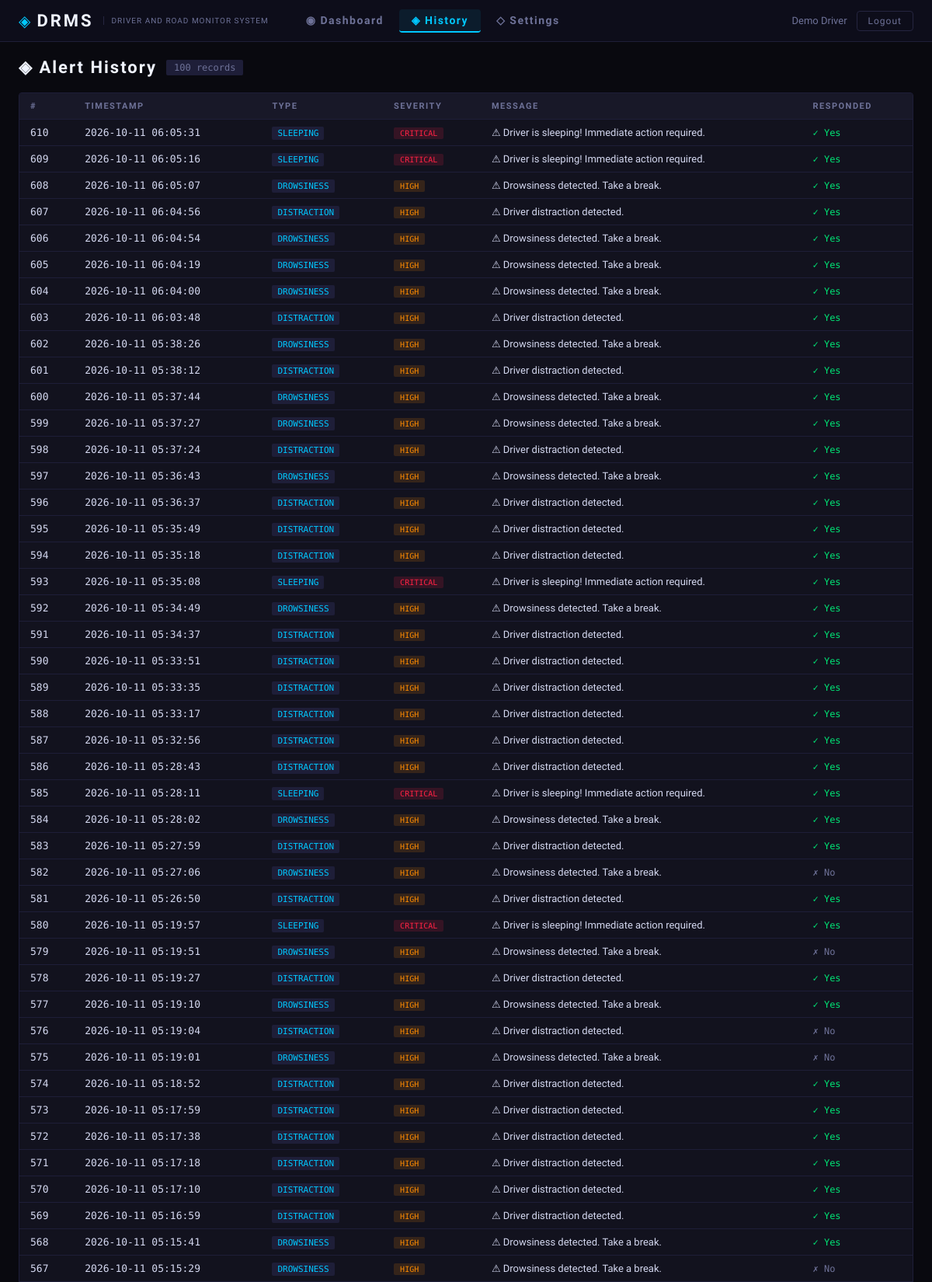
Screenshot of /history (signed in, upper part) with the database file from the repository.
### database/db.py (models this page shows)
class Alert(Base):
    __tablename__ = 'alerts'
    id         = Column(Integer, primary_key=True)
    alert_type = Column(String(50), nullable=False)   # e.g. 'DROWSINESS', 'LANE_DEVIATION'
    severity   = Column(String(20), nullable=False)   # 'LOW', 'MEDIUM', 'HIGH', 'CRITICAL'
    message    = Column(Text)
    timestamp  = Column(DateTime, default=datetime.utcnow)
    responded  = Column(Boolean, default=False)
    emergency_messages = relationship('EmergencyMessage', back_populates='alert', cascade='all, delete')

### app.py (the view)
@app.route('/history')
def history():
    if 'user_id' not in session:
        return redirect(url_for('login'))
    alerts = get_alert_history(limit=100)
    return render_template('history.html', alerts=alerts,
                           user_name=session.get('user_name', 'Driver'))

### database/db.py (called while the page is built)
def get_db():
    return SessionLocal()

def get_alert_history(limit: int = 50):
    db = get_db()
    try:
        return (db.query(Alert)
                  .order_by(Alert.timestamp.desc())
                  .limit(limit)
                  .all())
    finally:
        db.close()

### templates/history.html (shortened to what this page needs)
{% extends "base.html" %}
{% block content %}
<div class="page-header">
  <h2>◈ Alert History</h2>
  <span class="record-count">{{ alerts|length }} records</span>
</div>
<div class="history-table-wrap">
  <table class="history-table">
    <thead>
      <tr>
        <th>#</th>
        <th>Timestamp</th>
        <th>Type</th>
        <th>Severity</th>
        <th>Message</th>
        <th>Responded</th>
      </tr>
    </thead>
    <tbody>
      {% if alerts %}
        {% for a in alerts %}
        <tr class="row-{{ a.severity | lower }}">
          <td class="mono">{{ a.id }}</td>
          <td class="mono">{{ a.timestamp.strftime('%Y-%m-%d %H:%M:%S') }}</td>
          <td><span class="type-badge">{{ a.alert_type }}</span></td>
          <td><span class="severity-badge sev-{{ a.severity | lower }}">{{ a.severity }}</span></td>
          <td>{{ a.message }}</td>
          <td>{% if a.responded %}<span class="responded-yes">✓ Yes</span>{% else %}<span class="responded-no">✗ No</span>{% endif %}</td>
        </tr>
        {% endfor %}
      {% else %}
        <tr><td colspan="6" class="no-data">No alerts recorded yet.</td></tr>
      {% endif %}
    </tbody>
  </table>
</div>
{% endblock %}

### static/css/style.css (style rules this page uses)
:root { --bg: #09090f; --bg2: #0d0d1a; --bg3: #111120; --panel: #12121e; --panel2: #181828; --border: #1e1e38; --border2: #252540; --accent: #00c8ff; --accent2: #0090cc; --warn: #ff8c00; --danger: #ff2244; --success: #00e676; --purple: #7c3aed; --text: #d4d8f0; --text-dim: #6e7298; --text-bright: #f0f4ff; --font-head: 'Rajdhani', sans-serif; --font-body: 'Exo 2', sans-serif; --font-mono: 'Share Tech Mono', monospace; --radius: 4px; --shadow: 0 4px 24px rgba(0,0,0,0.6); }
*, *::before, *::after { box-sizing: border-box; margin: 0; padding: 0; }
html, body { background: var(--bg); color: var(--text); font-family: var(--font-body); font-size: 14px; min-height: 100vh; }
.mono { font-family: var(--font-mono); }
.sev-critical { background: rgba(255,34,68,0.2); color: var(--danger); }
.sev-high { background: rgba(255,140,0,0.2); color: var(--warn); }
.page-header { display: flex; align-items: center; gap: 12px; margin-bottom: 20px; }
.page-header h2 { font-family: var(--font-head); font-size: 22px; letter-spacing: 2px; color: var(--text-bright); }
.record-count { font-family: var(--font-mono); font-size: 12px; background: var(--border); padding: 3px 10px; border-radius: 2px; color: var(--text-dim); }
.history-table-wrap { background: var(--panel); border: 1px solid var(--border); border-radius: var(--radius); overflow: auto; }
.history-table { width: 100%; border-collapse: collapse; font-size: 13px; }
.history-table th { font-family: var(--font-head); font-size: 11px; letter-spacing: 1.5px; text-transform: uppercase; color: var(--text-dim); padding: 10px 14px; background: var(--panel2); border-bottom: 1px solid var(--border); text-align: left; white-space: nowrap; }
.history-table td { padding: 9px 14px; border-bottom: 1px solid var(--border); color: var(--text); }
.type-badge { font-family: var(--font-mono); font-size: 11px; background: var(--border); padding: 2px 7px; border-radius: 2px; color: var(--accent); }
.severity-badge { font-family: var(--font-mono); font-size: 10px; padding: 2px 8px; border-radius: 2px; }
.sev-critical { background: rgba(255,34,68,0.15); color: var(--danger); }
.sev-high { background: rgba(255,140,0,0.15); color: var(--warn); }
.responded-yes { color: var(--success); font-family: var(--font-mono); font-size: 12px; }
.responded-no { color: var(--text-dim); font-family: var(--font-mono); font-size: 12px; }

### rows the page displays
Alert: id "610", timestamp "2026-10-11 06:05:31", alert_type "SLEEPING", severity "CRITICAL", message "⚠ Driver is sleeping! Immediate action required.", responded "✓ Yes"
Alert: id "609", timestamp "2026-10-11 06:05:16", alert_type "SLEEPING", severity "CRITICAL", message "⚠ Driver is sleeping! Immediate action required.", responded "✓ Yes"
Alert: id "608", timestamp "2026-10-11 06:05:07", alert_type "DROWSINESS", severity "HIGH", message "⚠ Drowsiness detected. Take a break.", responded "✓ Yes"
Alert: id "607", timestamp "2026-10-11 06:04:56", alert_type "DISTRACTION", severity "HIGH", message "⚠ Driver distraction detected.", responded "✓ Yes"
Alert: id "606", timestamp "2026-10-11 06:04:54", alert_type "DROWSINESS", severity "HIGH", message "⚠ Drowsiness detected. Take a break.", responded "✓ Yes"
Alert: id "605", timestamp "2026-10-11 06:04:19", alert_type "DROWSINESS", severity "HIGH", message "⚠ Drowsiness detected. Take a break.", responded "✓ Yes"
Alert: id "604", timestamp "2026-10-11 06:04:00", alert_type "DROWSINESS", severity "HIGH", message "⚠ Drowsiness detected. Take a break.", responded "✓ Yes"
Alert: id "603", timestamp "2026-10-11 06:03:48", alert_type "DISTRACTION", severity "HIGH", message "⚠ Driver distraction detected.", responded "✓ Yes"
Alert: id "602", timestamp "2026-10-11 05:38:26", alert_type "DROWSINESS", severity "HIGH", message "⚠ Drowsiness detected. Take a break.", responded "✓ Yes"
Alert: id "601", timestamp "2026-10-11 05:38:12", alert_type "DISTRACTION", severity "HIGH", message "⚠ Driver distraction detected.", responded "✓ Yes"
Alert: id "600", timestamp "2026-10-11 05:37:44", alert_type "DROWSINESS", severity "HIGH", message "⚠ Drowsiness detected. Take a break.", responded "✓ Yes"
Alert: id "599", timestamp "2026-10-11 05:37:27", alert_type "DROWSINESS", severity "HIGH", message "⚠ Drowsiness detected. Take a break.", responded "✓ Yes"
Alert: id "598", timestamp "2026-10-11 05:37:24", alert_type "DISTRACTION", severity "HIGH", message "⚠ Driver distraction detected.", responded "✓ Yes"
Alert: id "597", timestamp "2026-10-11 05:36:43", alert_type "DROWSINESS", severity "HIGH", message "⚠ Drowsiness detected. Take a break.", responded "✓ Yes"
Alert: id "596", timestamp "2026-10-11 05:36:37", alert_type "DISTRACTION", severity "HIGH", message "⚠ Driver distraction detected.", responded "✓ Yes"
Alert: id "595", timestamp "2026-10-11 05:35:49", alert_type "DISTRACTION", severity "HIGH", message "⚠ Driver distraction detected.", responded "✓ Yes"
Alert: id "594", timestamp "2026-10-11 05:35:18", alert_type "DISTRACTION", severity "HIGH", message "⚠ Driver distraction detected.", responded "✓ Yes"
Alert: id "593", timestamp "2026-10-11 05:35:08", alert_type "SLEEPING", severity "CRITICAL", message "⚠ Driver is sleeping! Immediate action required.", responded "✓ Yes"
Alert: id "592", timestamp "2026-10-11 05:34:49", alert_type "DROWSINESS", severity "HIGH", message "⚠ Drowsiness detected. Take a break.", responded "✓ Yes"
Alert: id "591", timestamp "2026-10-11 05:34:37", alert_type "DISTRACTION", severity "HIGH", message "⚠ Driver distraction detected.", responded "✓ Yes"
Alert: id "590", timestamp "2026-10-11 05:33:51", alert_type "DISTRACTION", severity "HIGH", message "⚠ Driver distraction detected.", responded "✓ Yes"
Alert: id "589", timestamp "2026-10-11 05:33:35", alert_type "DISTRACTION", severity "HIGH", message "⚠ Driver distraction detected.", responded "✓ Yes"
Alert: id "588", timestamp "2026-10-11 05:33:17", alert_type "DISTRACTION", severity "HIGH", message "⚠ Driver distraction detected.", responded "✓ Yes"
Alert: id "587", timestamp "2026-10-11 05:32:56", alert_type "DISTRACTION", severity "HIGH", message "⚠ Driver distraction detected.", responded "✓ Yes"
Alert: id "586", timestamp "2026-10-11 05:28:43", alert_type "DISTRACTION", severity "HIGH", message "⚠ Driver distraction detected.", responded "✓ Yes"
Alert: id "585", timestamp "2026-10-11 05:28:11", alert_type "SLEEPING", severity "CRITICAL", message "⚠ Driver is sleeping! Immediate action required.", responded "✓ Yes"
Alert: id "584", timestamp "2026-10-11 05:28:02", alert_type "DROWSINESS", severity "HIGH", message "⚠ Drowsiness detected. Take a break.", responded "✓ Yes"
Alert: id "583", timestamp "2026-10-11 05:27:59", alert_type "DISTRACTION", severity "HIGH", message "⚠ Driver distraction detected.", responded "✓ Yes"
Alert: id "582", timestamp "2026-10-11 05:27:06", alert_type "DROWSINESS", severity "HIGH", message "⚠ Drowsiness detected. Take a break.", responded "✗ No"
Alert: id "581", timestamp "2026-10-11 05:26:50", alert_type "DISTRACTION", severity "HIGH", message "⚠ Driver distraction detected.", responded "✓ Yes"
Alert: id "580", timestamp "2026-10-11 05:19:57", alert_type "SLEEPING", severity "CRITICAL", message "⚠ Driver is sleeping! Immediate action required.", responded "✓ Yes"
Alert: id "579", timestamp "2026-10-11 05:19:51", alert_type "DROWSINESS", severity "HIGH", message "⚠ Drowsiness detected. Take a break.", responded "✗ No"
Alert: id "578", timestamp "2026-10-11 05:19:27", alert_type "DISTRACTION", severity "HIGH", message "⚠ Driver distraction detected.", responded "✓ Yes"
Alert: id "577", timestamp "2026-10-11 05:19:10", alert_type "DROWSINESS", severity "HIGH", message "⚠ Drowsiness detected. Take a break.", responded "✓ Yes"
Alert: id "576", timestamp "2026-10-11 05:19:04", alert_type "DISTRACTION", severity "HIGH", message "⚠ Driver distraction detected.", responded "✗ No"
Alert: id "575", timestamp "2026-10-11 05:19:01", alert_type "DROWSINESS", severity "HIGH", message "⚠ Drowsiness detected. Take a break.", responded "✗ No"
Alert: id "574", timestamp "2026-10-11 05:18:52", alert_type "DISTRACTION", severity "HIGH", message "⚠ Driver distraction detected.", responded "✓ Yes"
Alert: id "573", timestamp "2026-10-11 05:17:59", alert_type "DISTRACTION", severity "HIGH", message "⚠ Driver distraction detected.", responded "✓ Yes"
Alert: id "572", timestamp "2026-10-11 05:17:38", alert_type "DISTRACTION", severity "HIGH", message "⚠ Driver distraction detected.", responded "✓ Yes"
Alert: id "571", timestamp "2026-10-11 05:17:18", alert_type "DISTRACTION", severity "HIGH", message "⚠ Driver distraction detected.", responded "✓ Yes"
Alert: id "570", timestamp "2026-10-11 05:17:10", alert_type "DISTRACTION", severity "HIGH", message "⚠ Driver distraction detected.", responded "✓ Yes"
Alert: id "569", timestamp "2026-10-11 05:16:59", alert_type "DISTRACTION", severity "HIGH", message "⚠ Driver distraction detected.", responded "✓ Yes"
Alert: id "568", timestamp "2026-10-11 05:15:41", alert_type "DROWSINESS", severity "HIGH", message "⚠ Drowsiness detected. Take a break.", responded "✓ Yes"
Alert: id "567", timestamp "2026-10-11 05:15:29", alert_type "DROWSINESS", severity "HIGH", message "⚠ Drowsiness detected. Take a break.", responded "✗ No"

### other values shown
{{ user_name }} "Demo Driver"
{{ alerts|length }} "100"
